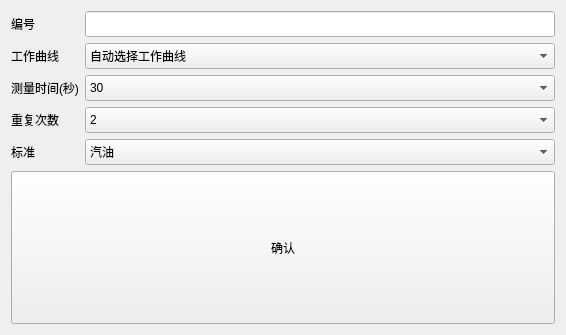
<?xml version="1.0" encoding="UTF-8"?>
<ui version="4.0">
 <class>testMainWin</class>
 <widget class="QWidget" name="testMainWin">
  <property name="geometry">
   <rect>
    <x>0</x>
    <y>0</y>
    <width>566</width>
    <height>335</height>
   </rect>
  </property>
  <property name="windowTitle">
   <string>Form</string>
  </property>
  <layout class="QVBoxLayout" name="verticalLayout_3">
   <item>
    <layout class="QHBoxLayout" name="horizontalLayout">
     <item>
      <layout class="QVBoxLayout" name="verticalLayout_2">
       <item>
        <widget class="QLabel" name="label">
         <property name="text">
          <string>编号</string>
         </property>
        </widget>
       </item>
       <item>
        <widget class="QLabel" name="label_5">
         <property name="text">
          <string>工作曲线</string>
         </property>
        </widget>
       </item>
       <item>
        <widget class="QLabel" name="label_3">
         <property name="text">
          <string>测量时间(秒)</string>
         </property>
        </widget>
       </item>
       <item>
        <widget class="QLabel" name="label_4">
         <property name="text">
          <string>重复次数</string>
         </property>
        </widget>
       </item>
       <item>
        <widget class="QLabel" name="label_6">
         <property name="text">
          <string>标准</string>
         </property>
        </widget>
       </item>
      </layout>
     </item>
     <item>
      <layout class="QVBoxLayout" name="verticalLayout">
       <item>
        <widget class="LineEdit" name="number">
         <property name="sizePolicy">
          <sizepolicy hsizetype="Expanding" vsizetype="Minimum">
           <horstretch>0</horstretch>
           <verstretch>0</verstretch>
          </sizepolicy>
         </property>
        </widget>
       </item>
       <item>
        <widget class="QComboBox" name="comboBo_queue_2">
         <property name="sizePolicy">
          <sizepolicy hsizetype="Preferred" vsizetype="Minimum">
           <horstretch>0</horstretch>
           <verstretch>0</verstretch>
          </sizepolicy>
         </property>
         <item>
          <property name="text">
           <string>自动选择工作曲线</string>
          </property>
         </item>
         <item>
          <property name="text">
           <string>1</string>
          </property>
         </item>
         <item>
          <property name="text">
           <string>2</string>
          </property>
         </item>
         <item>
          <property name="text">
           <string>3</string>
          </property>
         </item>
         <item>
          <property name="text">
           <string>4</string>
          </property>
         </item>
         <item>
          <property name="text">
           <string>5</string>
          </property>
         </item>
         <item>
          <property name="text">
           <string>6</string>
          </property>
         </item>
         <item>
          <property name="text">
           <string>7</string>
          </property>
         </item>
         <item>
          <property name="text">
           <string>8</string>
          </property>
         </item>
         <item>
          <property name="text">
           <string>9</string>
          </property>
         </item>
        </widget>
       </item>
       <item>
        <widget class="QComboBox" name="comboBox_time">
         <property name="sizePolicy">
          <sizepolicy hsizetype="Preferred" vsizetype="Minimum">
           <horstretch>0</horstretch>
           <verstretch>0</verstretch>
          </sizepolicy>
         </property>
         <item>
          <property name="text">
           <string>30</string>
          </property>
         </item>
         <item>
          <property name="text">
           <string>60</string>
          </property>
         </item>
         <item>
          <property name="text">
           <string>120</string>
          </property>
         </item>
         <item>
          <property name="text">
           <string>240</string>
          </property>
         </item>
         <item>
          <property name="text">
           <string>480</string>
          </property>
         </item>
        </widget>
       </item>
       <item>
        <widget class="QComboBox" name="comboBox_count">
         <property name="sizePolicy">
          <sizepolicy hsizetype="Preferred" vsizetype="Minimum">
           <horstretch>0</horstretch>
           <verstretch>0</verstretch>
          </sizepolicy>
         </property>
         <item>
          <property name="text">
           <string>2</string>
          </property>
         </item>
         <item>
          <property name="text">
           <string>3</string>
          </property>
         </item>
         <item>
          <property name="text">
           <string>5</string>
          </property>
         </item>
         <item>
          <property name="text">
           <string>10</string>
          </property>
         </item>
         <item>
          <property name="text">
           <string>50</string>
          </property>
         </item>
        </widget>
       </item>
       <item>
        <widget class="QComboBox" name="comboBox_standard">
         <property name="sizePolicy">
          <sizepolicy hsizetype="Preferred" vsizetype="Minimum">
           <horstretch>0</horstretch>
           <verstretch>0</verstretch>
          </sizepolicy>
         </property>
         <item>
          <property name="text">
           <string>汽油</string>
          </property>
         </item>
         <item>
          <property name="text">
           <string>柴油</string>
          </property>
         </item>
         <item>
          <property name="text">
           <string>石油</string>
          </property>
         </item>
         <item>
          <property name="text">
           <string>其他</string>
          </property>
         </item>
        </widget>
       </item>
      </layout>
     </item>
    </layout>
   </item>
   <item>
    <widget class="QPushButton" name="sure">
     <property name="sizePolicy">
      <sizepolicy hsizetype="Minimum" vsizetype="Minimum">
       <horstretch>0</horstretch>
       <verstretch>0</verstretch>
      </sizepolicy>
     </property>
     <property name="text">
      <string>确认</string>
     </property>
    </widget>
   </item>
  </layout>
 </widget>
 <customwidgets>
  <customwidget>
   <class>LineEdit</class>
   <extends>QLineEdit</extends>
   <header>LineEdit.h</header>
  </customwidget>
 </customwidgets>
 <resources/>
 <connections/>
</ui>
